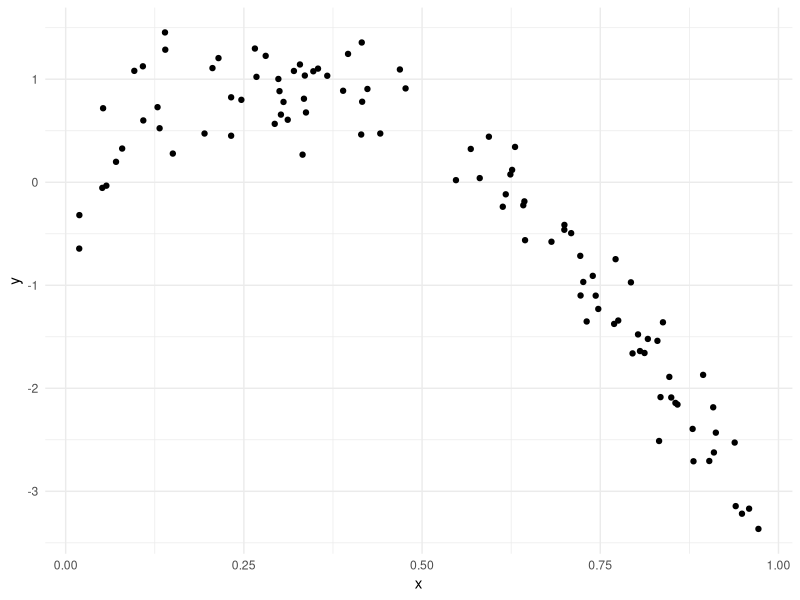
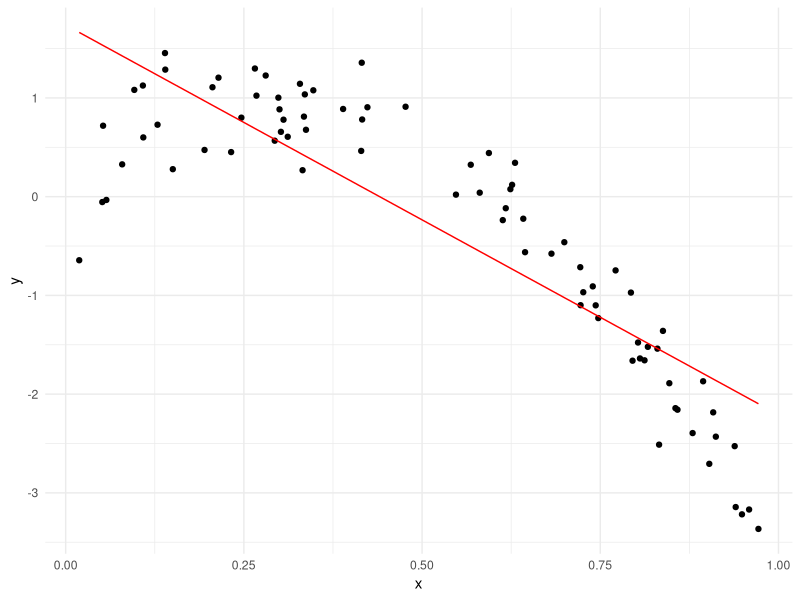
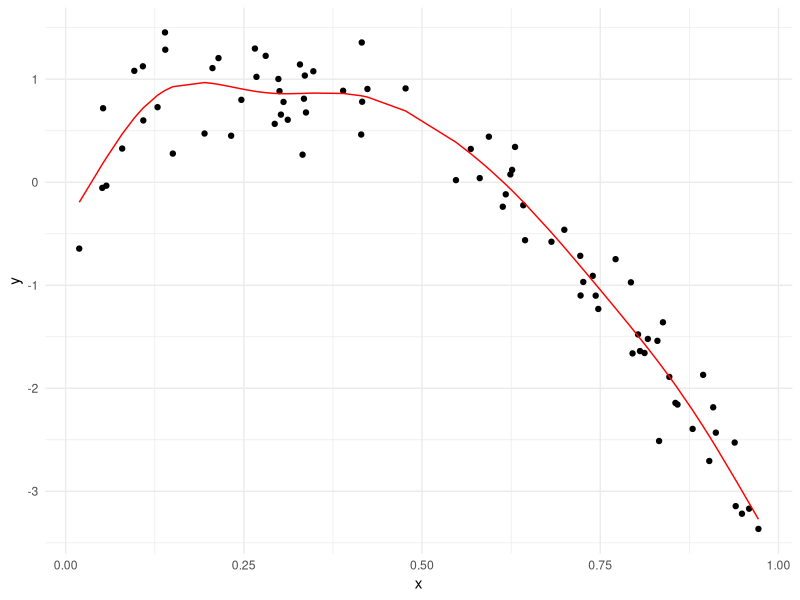
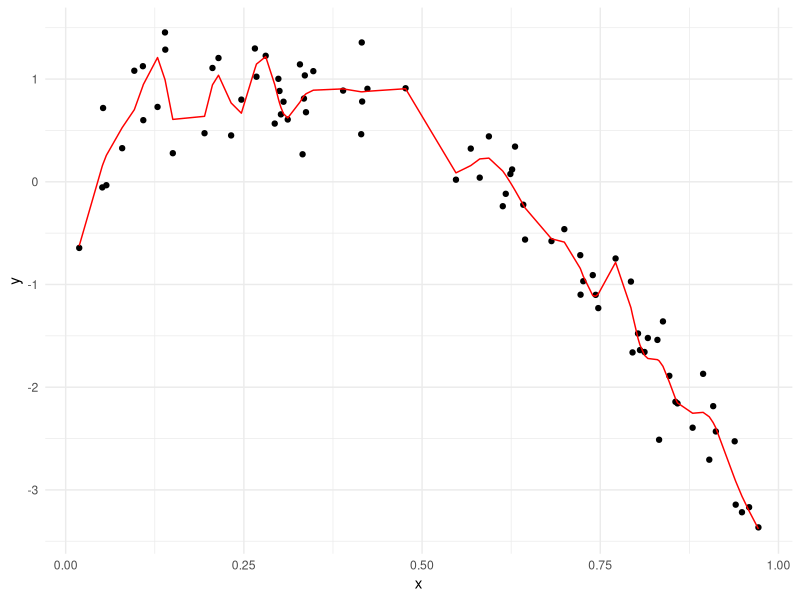
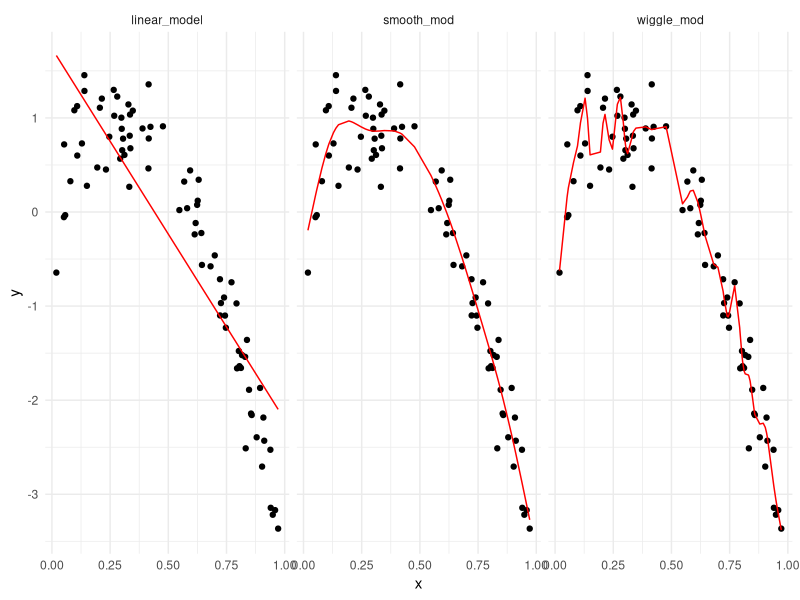
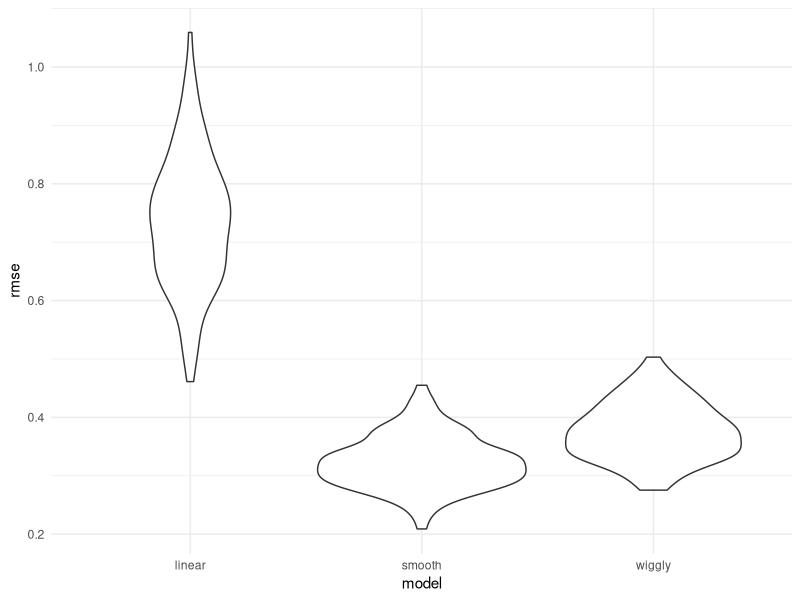

R code for these plots, in order:
## ---- chunk 1
library(tidyverse)
library(modelr)
library(mgcv)

knitr::opts_chunk$set(
  fig.width = 6,
  fig.asp = 0.6,
  out.width = "90%"
)

theme_set(theme_minimal() + theme(legend.position = "bottom"))

## all plots i make will have the viridis color palette
options(
  ggplot2.continuous.colour = "viridis",
  ggplot2.continuous.fill = "viridis"
)

scale_colour_discrete = scale_colour_viridis_d
scale_fill_discrete = scale_fill_viridis_d

## ---- chunk 2
nonlin_df = 
  tibble(
    id = 1:100,
    x = runif(100, 0, 1),
    y = 1 - 10 * (x - .3) ^ 2 + rnorm(100, 0, .3)
  )

## ---- chunk 3
nonlin_df %>% 
  ggplot(aes(x = x, y = y)) + 
  geom_point()
## ---- chunk 4
## sample 80 observations
train_df = sample_n(nonlin_df, size = 80)

## the remaining 20 goes into test dataset (observations in nonlin_df BUT not in training df)
test_df = anti_join(nonlin_df, train_df, by = "id")
## ---- chunk 5
linear_model = lm(y ~ x, data = train_df)
#smooth model
smooth_mod = gam(y ~ s(x), data = train_df)
#very wiggly model
wiggle_mod = gam(y ~s(x, k = 30), sp = 10e-6, data = train_df)
## ---- chunk 6
## too linear
train_df %>% 
  add_predictions(linear_model) %>% 
  ggplot(aes(x = x, y = y)) +
  geom_point() +
  geom_line(aes(y = pred), color = "red")

## good (looks like it will do best at predictioj accuracy)
train_df %>% 
  add_predictions(smooth_mod) %>% 
  ggplot(aes(x = x, y = y)) +
  geom_point() +
  geom_line(aes(y = pred), color = "red")

## too wiggly
train_df %>% 
  add_predictions(wiggle_mod) %>% 
  ggplot(aes(x = x, y = y)) +
  geom_point() +
  geom_line(aes(y = pred), color = "red")
## ---- chunk 7
train_df %>% 
  gather_predictions(linear_model, smooth_mod, wiggle_mod) %>% 
  ggplot(aes(x = x, y = y)) +
  geom_point() +
  geom_line(aes(y = pred), color = "red") +
  facet_grid(. ~model)
## ---- chunk 8
## largest
rmse(linear_model, test_df)
## smallest (best)
rmse(smooth_mod, test_df)
## middle
rmse(wiggle_mod, test_df)
## ---- chunk 9
cv_df = 
  crossv_mc(nonlin_df, 100)
## ---- chunk 10
cv_df %>% pull(train) %>% .[[1]] %>% as_tibble()
cv_df %>% pull(test) %>% .[[1]] %>% as_tibble()
## ---- chunk 11
cv_df =
  cv_df %>% 
  mutate(
    train = map(train, as_tibble),
    test = map(test, as_tibble)
  )
## ---- chunk 12
cv_df = 
  cv_df %>% 
  mutate(
    linear_mod  = map(.x = train, ~lm(y ~ x, data = .x)),
    smooth_mod = map(.x = train, ~gam(y ~s(x), data = .x)),
    wiggly_mod = map(.x = train, ~gam(y ~s(x, k = 30), sp = 10e-6, data = .x))
  ) %>% 
  mutate(
    rmse_linear = map2_dbl(.x = linear_mod, .y = test, ~rmse(model = .x, data = .y)),
    rmse_smooth = map2_dbl(.x = smooth_mod, .y = test, ~rmse(model = .x, data = .y)),
    rmse_wiggly = map2_dbl(.x = wiggly_mod, .y = test, ~rmse(model = .x, data = .y))
  )
## ---- chunk 13
cv_df %>% 
  select(starts_with("rmse")) %>% 
  pivot_longer(
    everything(),
    names_to = "model",
    values_to = "rmse",
    names_prefix = "rmse_"
  ) %>% 
  ggplot(aes(x = model, y = rmse)) +
  geom_violin()
## ---- chunk 14
cv_df %>% 
  select(starts_with("rmse")) %>% 
  pivot_longer(
    everything(),
    names_to = "model",
    values_to = "rmse",
    names_prefix = "rmse_"
  ) %>% 
  group_by(model) %>% 
  summarize(avg_rmse = mean(rmse))
